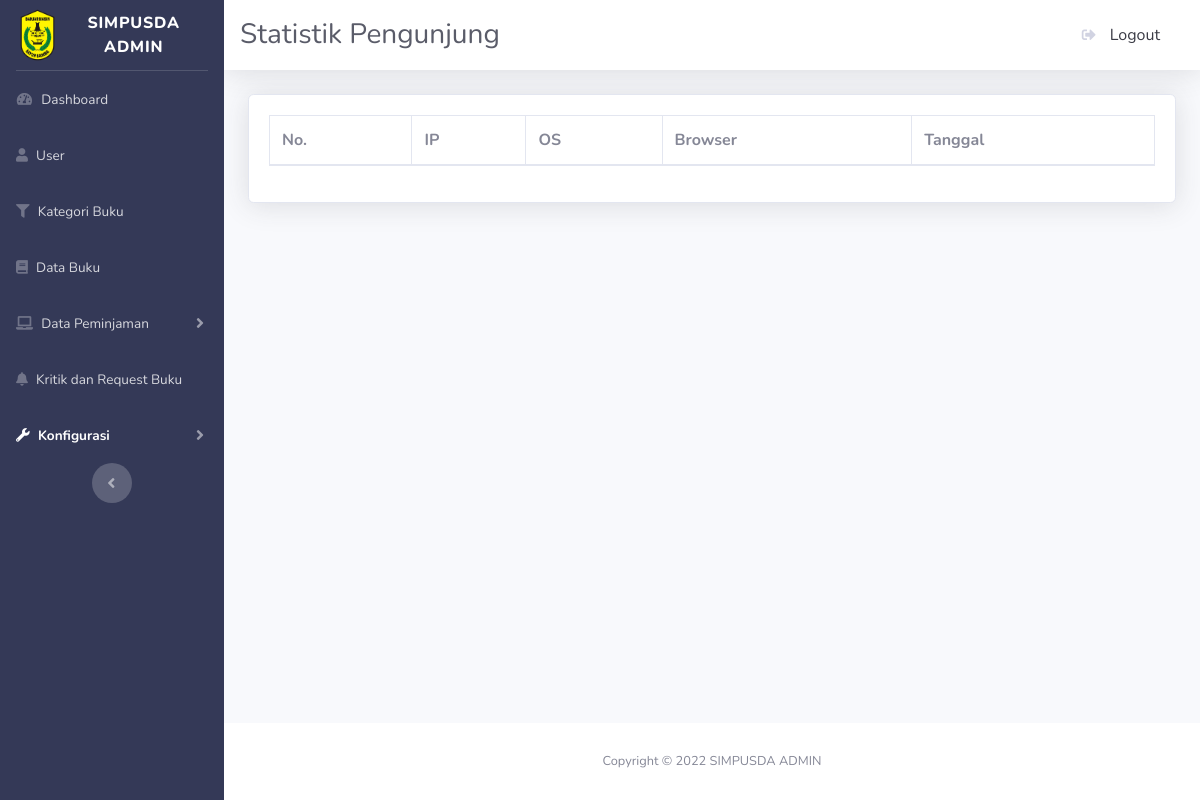
Page /admin/statistikpengunjung.php on the earlier database version.
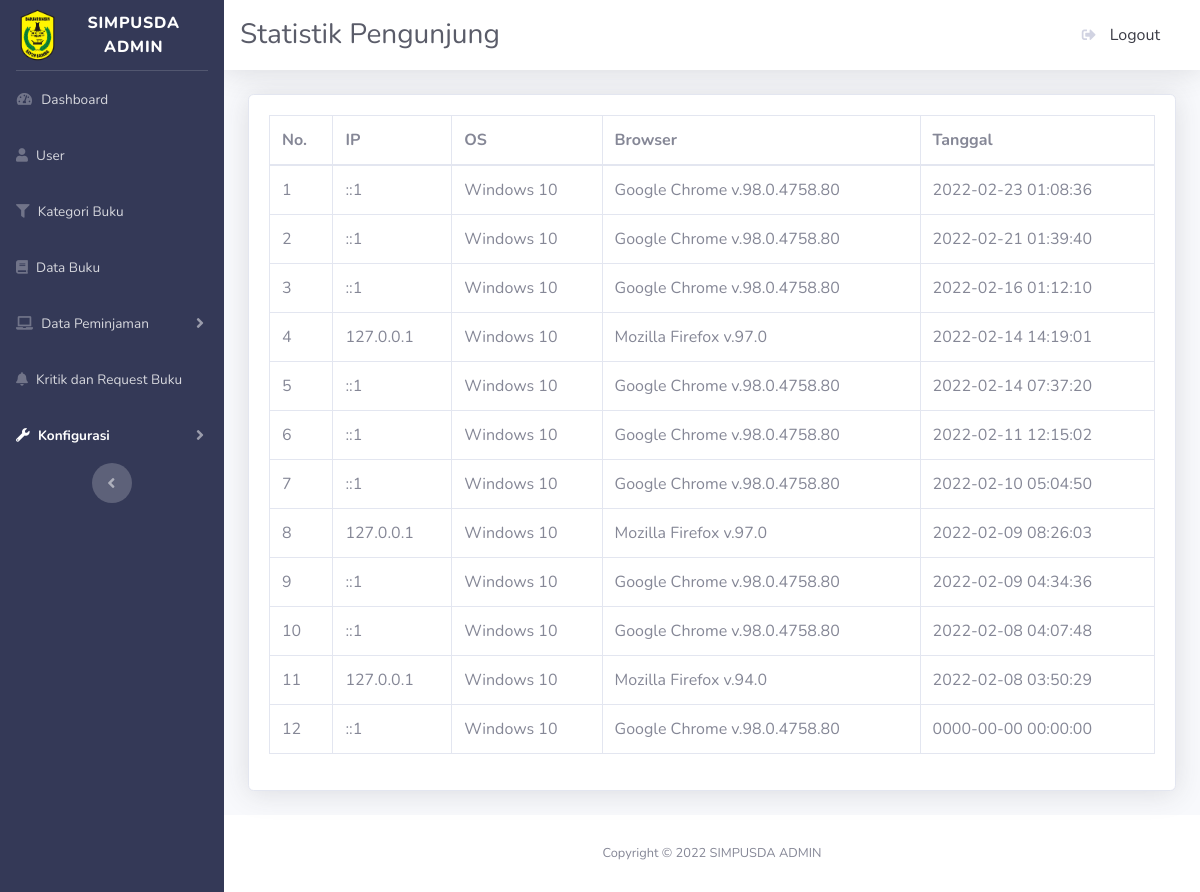
Same page on the later database version.
### tables this page shows
CREATE TABLE `l_statistik` (
  `id` int(10) UNSIGNED NOT NULL,
  `ip` varchar(255) NOT NULL,
  `os` varchar(255) NOT NULL,
  `browser` varchar(255) NOT NULL,
  `tanggal` datetime NOT NULL
);

### admin/statistikpengunjung.php (the view, shortened to what this page needs)
<?php
include_once("config.php");
$result = mysqli_query($mysqli, "SELECT * FROM l_statistik ORDER BY tanggal DESC");
?>
<!DOCTYPE html>
<html lang="en">
<head>
    <link href="vendor/fontawesome-free/css/all.min.css" rel="stylesheet" type="text/css">
    <link href="css/sb-admin-2.min.css" rel="stylesheet">
    <link href="vendor/datatables/dataTables.bootstrap4.min.css" rel="stylesheet">
</head>
<body id="page-top">
    <div id="wrapper">
        <ul class="navbar-nav bg-gradient-primary sidebar sidebar-dark accordion" id="accordionSidebar">
            <a class="sidebar-brand d-flex align-items-center justify-content-center" href="index.html">
                <div class="sidebar-brand-icon">
                    <img class="logo-abbr" height="60px" src="./img/logobaru.png" alt="">
                </div>
                <div class="sidebar-brand-text mx-3">SIMPUSDA ADMIN</div>
            </a>
            <hr class="sidebar-divider my-0">
            <li class="nav-item">
                <a class="nav-link" href="index.html">
                    <i class="fas fa-fw fa-tachometer-alt"></i>
                    <span>Dashboard</span></a>
            </li>
            <li class="nav-item">
                <a class="nav-link" href="user.php">
                    <i class="fa fa-user"></i>
                    <span>User</span></a>
            </li>
            <li class="nav-item">
                <a class="nav-link" href="kategoribuku.php">
                    <i class="fa fa-filter"></i>
                    <span>Kategori Buku</span></a>
            </li>
            <li class="nav-item ">
                <a class="nav-link" href="databuku.php">
                    <i class="fa fa-book"></i>
                    <span>Data Buku</span></a>
            </li>
            <li class="nav-item">
                <a class="nav-link collapsed" href="#" data-toggle="collapse" data-target="#collapseTwo"
                    aria-expanded="true" aria-controls="collapseTwo">
                    <i class="fa fa-laptop"></i>
                    <span>Data Peminjaman</span>
                </a>
            </li>
            <li class="nav-item">
                <a class="nav-link" href="kritikdanrequest.php">
                    <i class="fa fa-bell"></i>
                    <span>Kritik dan Request Buku</span></a>
            </li>
            <li class="nav-item active">
                <a class="nav-link collapsed" href="#" data-toggle="collapse" data-target="#collapseUtilities"
                    aria-expanded="true" aria-controls="collapseUtilities">
                    <i class="fa fa-wrench"></i>
                    <span>Konfigurasi</span>
                </a>
            </li>
            <div class="text-center d-none d-md-inline">
                <button class="rounded-circle border-0" id="sidebarToggle"></button>
            </div>
        </ul>
        <div id="content-wrapper" class="d-flex flex-column">
            <div id="content">
                <nav class="navbar navbar-expand navbar-light bg-white topbar mb-4 static-top shadow">
                    <h3 class="h3 mb-0 text-gray-800">Statistik Pengunjung</h3>
                    <ul class="navbar-nav ml-auto">
                                <a class="dropdown-item" href="#" data-toggle="modal" data-target="#logoutModal">
                                    <i class="fas fa-sign-out-alt fa-sm fa-fw mr-2 text-gray-400"></i>
                                    Logout
                                </a>
                    </ul>
                </nav>
                <div class="container-fluid">
                    <div class="card shadow mb-4">
                        <div class="card-body">
                            <div class="table-responsive">
                                <table class="table table-bordered" id="dataTable" width="100%" cellspacing="0">
                                <thead>
                                        <tr>
                                          <th scope="col">No.</th>
                                          <th scope="col">IP</th>
                                          <th scope="col">OS</th>
                                          <th scope="col">Browser</th>
                                          <th scope="col">Tanggal</th>
                                        </tr>
                                      </thead>
                                      <tbody>
                                      <?php
                                      $no = 1;
                                      while($user_data = mysqli_fetch_array($result)){ ?>
                                          <tr>
                                            <td><?php echo $no++;?></td>
                                            <td><?php echo $user_data['ip'];?></td>
                                            <td><?php echo $user_data['os'];?></td>
                                            <td><?php echo $user_data['browser'];?></td>
                                            <td><?php echo $user_data['tanggal'];?></td>
                                          </tr>
                                          <?php
                                            }
                                          ?>
                                    </tbody>
                                </table>
                            </div>
                        </div>
                    </div>
                </div>
            </div>
            <footer class="sticky-footer bg-white">
                <div class="container my-auto">
                    <div class="copyright text-center my-auto">
                    <span>Copyright &copy;  SIMPUSDA ADMIN</span>
                    </div>
                </div>
            </footer>
        </div>
    </div>
</body>
</html>

Differences in the rows shown:
added l_statistik: ip "::1", os "Windows 10", browser "Google Chrome v.98.0.4758.80", tanggal "2022-02-23 01:08:36"
added l_statistik: ip "::1", os "Windows 10", browser "Google Chrome v.98.0.4758.80", tanggal "2022-02-21 01:39:40"
added l_statistik: ip "::1", os "Windows 10", browser "Google Chrome v.98.0.4758.80", tanggal "2022-02-16 01:12:10"
added l_statistik: ip "127.0.0.1", os "Windows 10", browser "Mozilla Firefox v.97.0", tanggal "2022-02-14 14:19:01"
added l_statistik: ip "::1", os "Windows 10", browser "Google Chrome v.98.0.4758.80", tanggal "2022-02-14 07:37:20"
added l_statistik: ip "::1", os "Windows 10", browser "Google Chrome v.98.0.4758.80", tanggal "2022-02-11 12:15:02"
added l_statistik: ip "::1", os "Windows 10", browser "Google Chrome v.98.0.4758.80", tanggal "2022-02-10 05:04:50"
added l_statistik: ip "127.0.0.1", os "Windows 10", browser "Mozilla Firefox v.97.0", tanggal "2022-02-09 08:26:03"
added l_statistik: ip "::1", os "Windows 10", browser "Google Chrome v.98.0.4758.80", tanggal "2022-02-09 04:34:36"
added l_statistik: ip "::1", os "Windows 10", browser "Google Chrome v.98.0.4758.80", tanggal "2022-02-08 04:07:48"
added l_statistik: ip "127.0.0.1", os "Windows 10", browser "Mozilla Firefox v.94.0", tanggal "2022-02-08 03:50:29"
added l_statistik: ip "::1", os "Windows 10", browser "Google Chrome v.98.0.4758.80", tanggal "0000-00-00 00:00:00"
